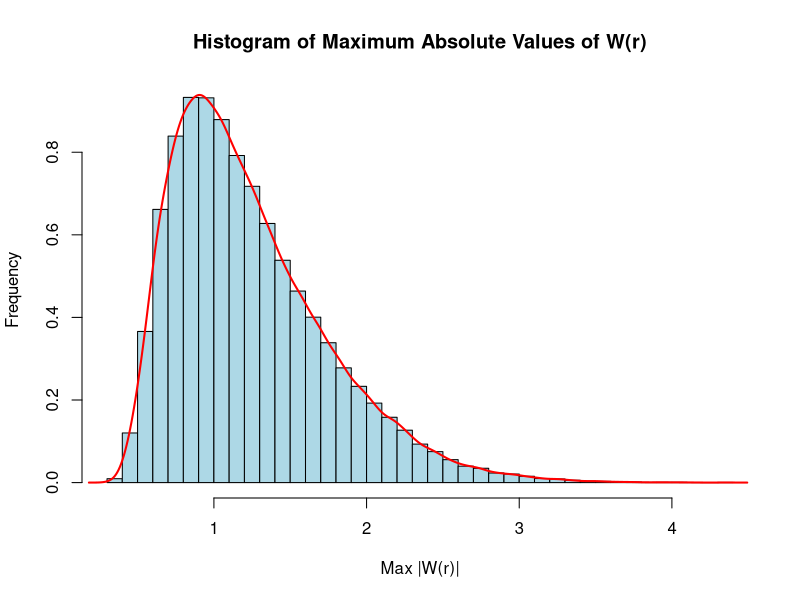

The R script that drew this image:
## ---- chunk 1
# Set parameters
T <- 1          # Total time
n <- 1000       # Number of time steps per sample path
dt <- T / n     # Time step size

# Number of sample paths
num_paths <- 100000

# Vector to store the maximum absolute values of W(r) for each sample path
max_values <- numeric(num_paths)

# Set seed for reproducibility
set.seed(123)

# Simulate 100,000 sample paths and compute the maximum absolute value of each path
for (i in 1:num_paths) {
  # Simulate i.i.d. N(0,1) random variables
  Z <- rnorm(n, mean = 0, sd = 1)
  
  # Compute partial sums of normalized increments (Wiener process approximation)
  W <- cumsum(Z) * sqrt(dt)
  
  # Add W(0) = 0 to start the process at zero
  W <- c(0, W)
  
  # Compute the maximum modulus (absolute value) of the Wiener process
  max_values[i] <- max(abs(W))
}

# Sort the maximum values in ascending order
sorted_max_values <- sort(max_values)

# Plot the distribution of the maximum absolute values (histogram)
hist(sorted_max_values, breaks = 50, col = "lightblue", 
     main = "Histogram of Maximum Absolute Values of W(r)", 
     xlab = "Max |W(r)|", ylab = "Frequency", 
     border = "black", freq = FALSE)

# Add a density plot for a smoother view
lines(density(sorted_max_values), col = "red", lwd = 2)

# Calculate the critical value at the 5% level (i.e., the 95th percentile)
critical_value <- quantile(sorted_max_values, 0.95)

# Display the critical value
cat("Critical value at 5% level (95th percentile):", critical_value, "\n")


